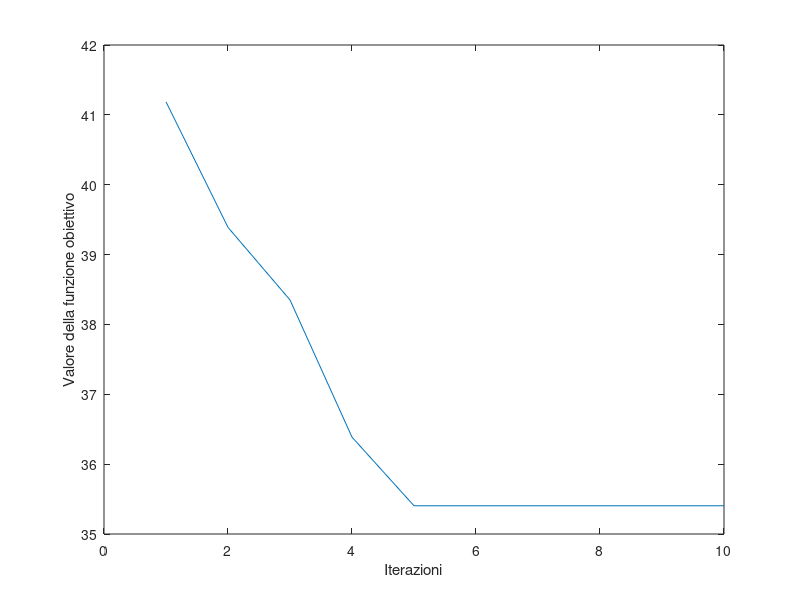

Write MATLAB code to recreate this figure. (Note: this script raises an error after producing the figure.)
%% Genarazione dei due gruppi
rng default
% Generazione dei dati
n1=10;
n2=20;
p=2;
X1=randn(n1,p);
dx=5;
X2=dx+randn(n2,p);
% Combinare i due gruppi in una matrice di dimensione (n1+n2)-by-p;
X=[X1; X2];
n=n1+n2;

%% Una sola iterazione del metodo delle k-medie
% index = vettore che contiene le unità da utilizzare come valori iniziali
% dei centroidi
index = [5 15 25];

% k viene fissato a priori
k=3;

% cini= matrice di dimensione 3xp che contiene
% i centroidi iniziali dei 3 gruppi
cini=X(index,:);

% D = matrice di dimensione nxk che conterrà le distanze di ciascuna unità
% da ciascuno dei k centroidi
% Le righe di D si riferiscono alle unità
% le colonne di D si riferiscono ai clusters
D=zeros(n,k);


% Viene calcolata la distanza (al quadrato) di ogni unità dai k centroidi
% D(i,j) contiene la distanza Euclidea dell'unità i dal cluster j
% D(i,:) (vettore 1 x k) che contiene le distanze dell'unità i dai k
% centroidi 
% D(:,j) (vettore n x 1) che contiene le distanze delle n unità
% dal cluster j
for j=1:k
    D(:,j)=sum((X-cini(j,:)).^2,2);
end

% dist = vettore di dimensione n x 1 che contiene le distanze di ogni unità
% dal centroide più vicino. 
% ind = vettore di dimensione n x 1 che contiene gli assegnamenti
[dist,ind]=min(D,[],2);

% Ricalcolo dei nuovi k centroidi e determino il valore della funzione
% obiettivo
% sumd = valore della funzione obiettivo (da minimizzare)
% Somma delle distanze (al quadrato) di ciascuna unità dal rispettivo centroide
sumd=0;
for j=1:k
    Xj=X(ind==j,:);
    cini(j,:)=mean(Xj);
    sumd=sumd+sum(sum((Xj-cini(j,:)).^2,2));
end

disp('Valore della funzione obiettivo alla prima iterazione')
% sum è il valore della devianza nei gruppi
disp(sumd)
%% 10 iterazioni
% index = vettore che contiene gli indici da utilizzare come valori iniziali dei centroidi
index = [5 15 25];

k=length(index);
n=size(X,1);

cini=X(index,:);

D=zeros(n,k);

niter=10;
% Obj = vettore che contiene il valore della funzione obiettivo per ogni
% iterazione
Obj=zeros(niter,1);

for iter =1:niter

    for j=1:k
        D(:,j)=sum((X-cini(j,:)).^2,2);
    end

    [dist,ind]=min(D,[],2);

    % Ricalcolo dei nuovi centroidi e del nuovo valore della funzione obiettivo
    sumd=0;
    for j=1:k
        Xj=X(ind==j,:);
        cini(j,:)=mean(Xj);
        sumd=sumd+sum(sum((Xj-cini(j,:)).^2,2));
    end

    % Il valore della funzione obiettivo all'iterazione iter viene inserita
    % in posizione iter del vettore Obj
    Obj(iter)=sumd;

end

plot(Obj)
xlabel('Iterazioni')
ylabel('Valore della funzione obiettivo')
% print -depsc figs\kmeansINI.eps;


%% Utilizzo funzione kmeans
k=3;
[idx,cent,sumdj]=kmeans(X,k,"Replicates",100);
% Verifico che il secondo argomento di output della funzione kmeans
% contiene le medie aritmetiche dei 3 gruppi
Centroidi=grpstats(X,idx);
assert(max(abs(cent-Centroidi),[],"all")<1e-08,'Errore di programmazione')
sumd=sum(sumdj);
disp(['Il valore della funzione obiettivo minimizzata è=' num2str(sumd)])

disp("Centroidi dei gruppi")
disp(cent)

% Classificazione finale e centroidi
gscatter(X(:,1),X(:,2),idx,'brk','xos',15)
hold('on')
gscatter(Centroidi(:,1),Centroidi(:,2),1:k,'brk','p',15)
title('Classificazione finale e centroidi')
% print -depsc figs\kmeansINI1.eps;

%% Funzione evalclusters
eva = evalclusters(X,'kmeans','CalinskiHarabasz','KList',1:6);
figure
plot(eva);
% Recupero l'assegnazione delle unità ai diversi gruppi in corrispondenza
% del valore ottimale di k
idx=eva.OptimalY;
k=eva.OptimalK;
% Calcolo dei centroidi
Centroidi=grpstats(X,idx);
figure
% Classificazione finale e centroidi
gscatter(X(:,1),X(:,2),idx,'br','xo',15)
hold('on')
gscatter(Centroidi(:,1),Centroidi(:,2),1:k,'brk','p',15)
title('Classificazione finale con il valore di k ottimale e centroidi')
% print -depsc figs\kmeansINI3.eps;


%% Adjusted Rand Index
n1=10;
n2=20;
% Vera partizione
idxtrue=[ones(n1,1);2*ones(n2,1)];
Radj=RandIndexFS(idx,idxtrue);
disp("Il valore dell'indice di Rand aggiustato è pari a: "+string(Radj))
